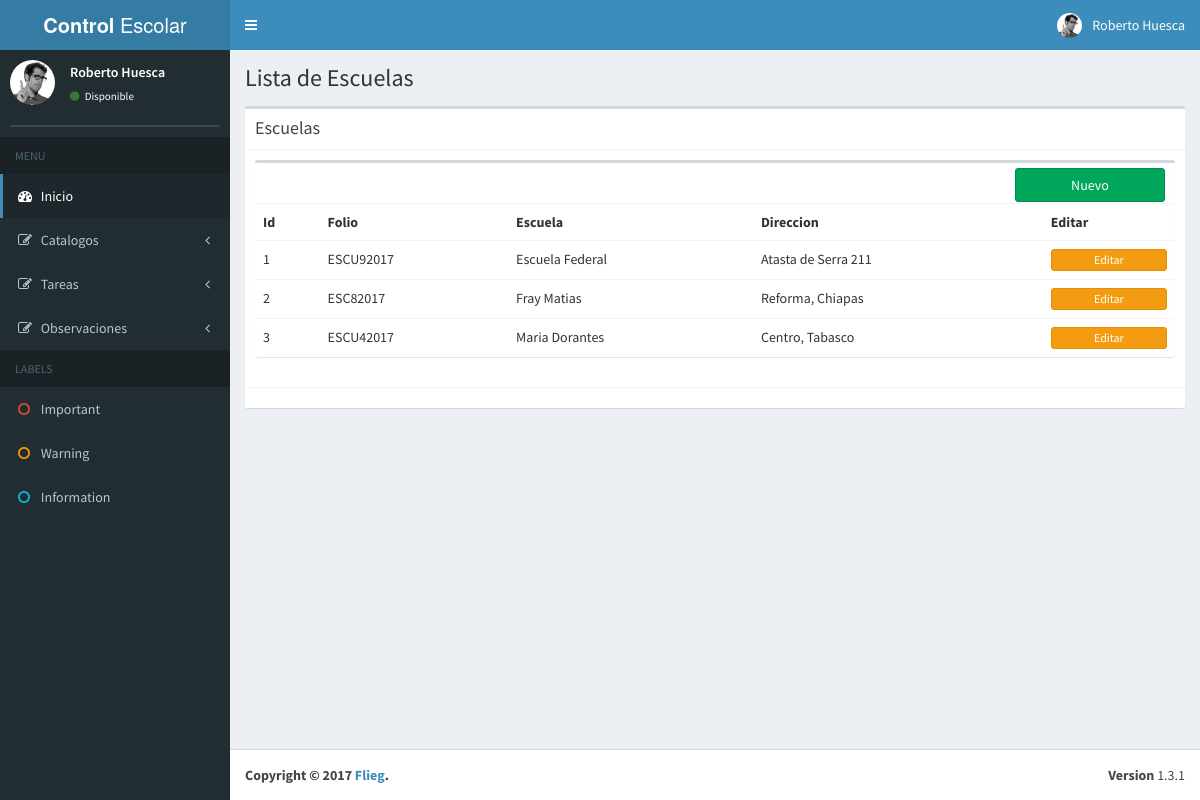
/escuela/, run on the app's committed database.
### Catalogos/models.py (models this page shows, shortened)
class Escuela(models.Model):
	folio = models.CharField(max_length=50)
	nombre = models.CharField(max_length=250)
	direccion = models.CharField(max_length=250)

### Catalogos/views.py (the view)
# urls.py: url(r'^escuela/$',ListaEscuela.as_view(),name='lista-escuela'),
class ListaEscuela(ListView):
	model = Escuela

### Catalogos/templates/Catalogos/escuela_list.html (shortened to what this page needs)
{% extends 'base.html' %}
{% block content %}
    <section class="content-header">
      <h1>
        Lista de Escuelas
      </h1>
    </section>
    <section class="content">
      <div class="box">
        <div class="box-header with-border">
          <h3 class="box-title">Escuelas</h3>
        </div>
        <div class="box-body">
          <div class="row">
        <div class="col-xs-12">
          <div class="box">
            <div class="box-header">
              <div class="box-tools">
                <div class="input-group input-group-sm" style="width: 150px;">
                   <button type="button" class="btn btn-block btn-success"><a href="/escuela/nuevo/">Nuevo</a></button>
                </div>
              </div>
            </div>
            <div class="box-body table-responsive no-padding">
              <table class="table table-hover">
                <tr>
                  <th>Id</th>
                  <th>Folio</th>
                  <th>Escuela</th>
                  <th>Direccion</th>
                  <th>Editar</th>
                </tr>
              {% for esc in object_list %}
                <tr>
                  <td>{{ esc.id }}</td>
                  <td>{{ esc.folio }}</td>
                  <td>{{ esc.nombre }}</td>
                  <td>{{ esc.direccion }}</td>
                  <td>   <button type="button" class="btn btn-block btn-warning btn-xs"><a href="{% url "catalogos:editar-escuela" esc.id %}">Editar</a></button></td>
                </tr>
              {% endfor %}
              </table>
            </div>
          </div>
        </div>
      </div>
        </div>
        <div class="box-footer">
        </div>
      </div>
    </section>
{% endblock %}

### static/styles.css (style rules this page uses)
button a { color: #fff; }

### data on the page
Escuela: id "1", folio "ESCU92017", nombre "Escuela Federal", direccion "Atasta de Serra 211"
Escuela: id "2", folio "ESC82017", nombre "Fray Matias", direccion "Reforma, Chiapas"
Escuela: id "3", folio "ESCU42017", nombre "Maria Dorantes", direccion "Centro, Tabasco"
